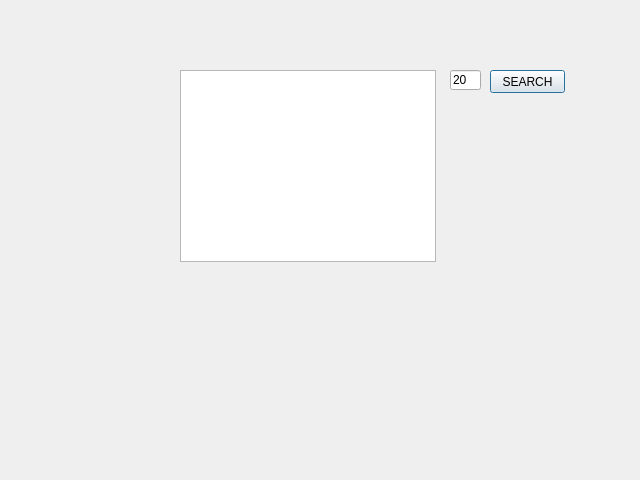
<?xml version="1.0" encoding="UTF-8"?>
<ui version="4.0">
 <class>Dialog</class>
 <widget class="QDialog" name="Dialog">
  <property name="geometry">
   <rect>
    <x>0</x>
    <y>0</y>
    <width>640</width>
    <height>480</height>
   </rect>
  </property>
  <property name="windowTitle">
   <string>Dialog</string>
  </property>
  <widget class="QLineEdit" name="lineEdit_2">
   <property name="geometry">
    <rect>
     <x>450</x>
     <y>70</y>
     <width>31</width>
     <height>20</height>
    </rect>
   </property>
   <property name="text">
    <string>20</string>
   </property>
  </widget>
  <widget class="QPushButton" name="pushButton">
   <property name="geometry">
    <rect>
     <x>490</x>
     <y>70</y>
     <width>75</width>
     <height>23</height>
    </rect>
   </property>
   <property name="text">
    <string>SEARCH</string>
   </property>
  </widget>
  <widget class="QListWidget" name="ItemListWidget">
   <property name="geometry">
    <rect>
     <x>180</x>
     <y>70</y>
     <width>256</width>
     <height>192</height>
    </rect>
   </property>
   <item>
    <property name="text">
     <string/>
    </property>
    <property name="flags">
     <set>ItemIsSelectable|ItemIsEditable|ItemIsDragEnabled|ItemIsUserCheckable|ItemIsEnabled</set>
    </property>
   </item>
   <item>
    <property name="text">
     <string/>
    </property>
    <property name="flags">
     <set>ItemIsSelectable|ItemIsEditable|ItemIsDragEnabled|ItemIsUserCheckable|ItemIsEnabled</set>
    </property>
   </item>
  </widget>
 </widget>
 <resources/>
 <connections/>
</ui>
